Frame 1 (no input): blank canvas, image omitted
Frame 60 (the mouse pressed at the canvas centre just before this capture): blank canvas, image omitted
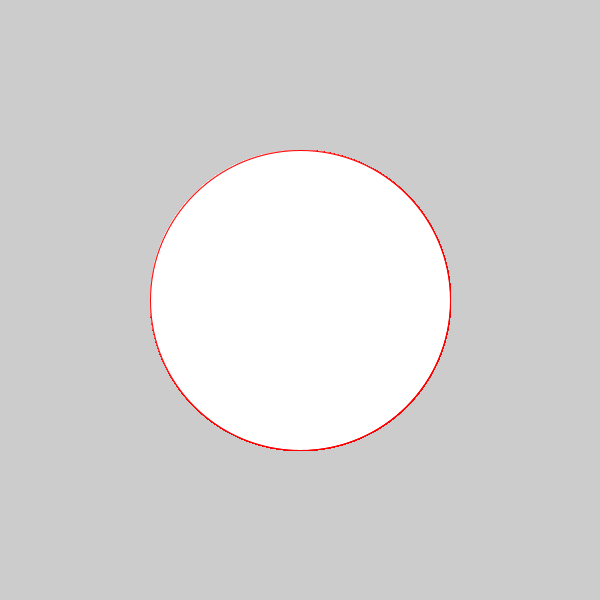
Frame 120 (the mouse held since frame 60 and released just before this capture)

The Processing sketch whose frames 1 and 60 were blank and that drew this single picture after the mouse press (run headless with seeded random() and noise(); from frame 60 on, the mouse is pressed at the canvas centre):

// Processing sketch: processing_185625
// ── processing_185625.pde

void setup(){
  size(600,600);
  colorMode(HSB);
}
void draw(){
  for(int i = 500;i>0;i=i-20){
    stroke((i/2)+(mouseX),mouseY,255);
    ellipse(mouseX,mouseY,mouseX,mouseY);
  }
}
